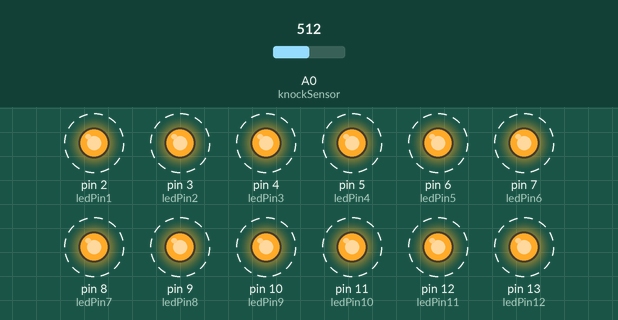
Simulated run of this sketch. Board: Arduino Uno, built with avr-gcc and run on an emulated ATmega328P. On the bench: output pins drawn as LEDs (lit = HIGH). Dashed ring = blinking. The test bench sets the inputs (shaded band); at power-on: A0 (knockSensor) = 512.

Above: at 1.25 s.
1.3 s: A0 (knockSensor) set to 63
4.3 s: A0 (knockSensor) set to 54
At 5.3 s:
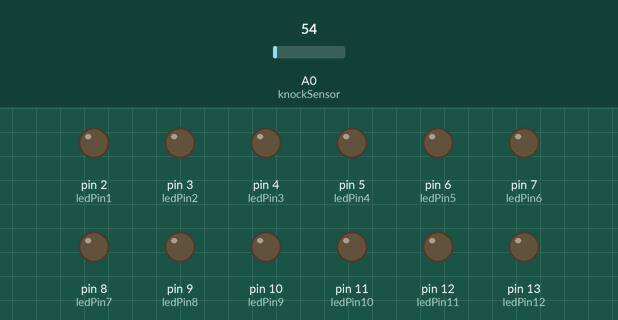
5.8 s: A0 (knockSensor) set to 70
At 6.05 s:
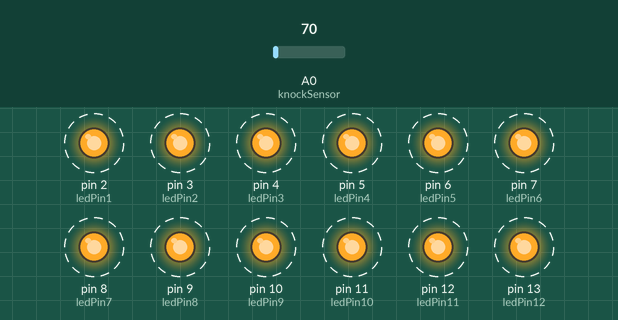
8.8 s: A0 (knockSensor) set to 50
Timing chart, 0 to 11.3 s (numbered marks = the images above; inputs shaded):
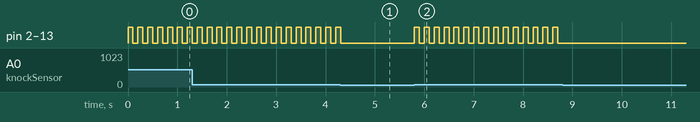

Measured:
- the behaviour switches between 60 and 59 on A0 (knockSensor) (found by bisection; images 0 and 1)
- after the input at 4.3 s, pin 2 (ledPin1), pin 3 (ledPin2), pin 4 (ledPin3), pin 5 (ledPin4), pin 6 (ledPin5), pin 7 (ledPin6), pin 8 (ledPin7), pin 9 (ledPin8), pin 10 (ledPin9), pin 11 (ledPin10), pin 12 (ledPin11), pin 13 (ledPin12): goes on until 4.3 s, then stays LOW
- after the input at 5.8 s, pin 2 (ledPin1), pin 3 (ledPin2), pin 4 (ledPin3), pin 5 (ledPin4), pin 6 (ledPin5), pin 7 (ledPin6), pin 8 (ledPin7), pin 9 (ledPin8), pin 10 (ledPin9), pin 11 (ledPin10), pin 12 (ledPin11), pin 13 (ledPin12): alternates HIGH for 0.10 s and LOW for 0.10 s, starting at once
- after the input at 8.8 s, pin 2 (ledPin1), pin 3 (ledPin2), pin 4 (ledPin3), pin 5 (ledPin4), pin 6 (ledPin5), pin 7 (ledPin6), pin 8 (ledPin7), pin 9 (ledPin8), pin 10 (ledPin9), pin 11 (ledPin10), pin 12 (ledPin11), pin 13 (ledPin12): stops changing and stays LOW
- by itself, pin 2 (ledPin1), pin 3 (ledPin2), pin 4 (ledPin3), pin 5 (ledPin4), pin 6 (ledPin5), pin 7 (ledPin6), pin 8 (ledPin7), pin 9 (ledPin8), pin 10 (ledPin9), pin 11 (ledPin10), pin 12 (ledPin11), pin 13 (ledPin12): alternates HIGH for 0.10 s and LOW for 0.10 s

The sketch:

piezo_caixa.ino
```cpp
const int ledPin1 = 2;
const int ledPin2 = 3;
const int ledPin3 = 4;
const int ledPin4 = 5;
const int ledPin5 = 6;
const int ledPin6 = 7;
const int ledPin7 = 8;
const int ledPin8 = 9;
const int ledPin9 = 10;
const int ledPin10 = 11;
const int ledPin11 = 12;
const int ledPin12 = 13;
const int knockSensor = A0;
const int threshold = 60;

int sensorReading = 0;
int ledState = LOW;

void setup() {
  pinMode(ledPin1, OUTPUT);
  pinMode(ledPin2, OUTPUT);
  pinMode(ledPin3, OUTPUT);
  pinMode(ledPin4, OUTPUT);
  pinMode(ledPin5, OUTPUT);
  pinMode(ledPin6, OUTPUT);
  pinMode(ledPin7, OUTPUT);
  pinMode(ledPin8, OUTPUT);
  pinMode(ledPin9, OUTPUT);
  pinMode(ledPin10, OUTPUT);
  pinMode(ledPin11, OUTPUT);
  pinMode(ledPin12, OUTPUT);
}

void loop() {
  sensorReading = analogRead(knockSensor);

  if (sensorReading >= threshold) {
    digitalWrite(ledPin1, HIGH);
    digitalWrite(ledPin2, HIGH);
    digitalWrite(ledPin3, HIGH);
    digitalWrite(ledPin4, HIGH);
    digitalWrite(ledPin5, HIGH);
    digitalWrite(ledPin6, HIGH);
    digitalWrite(ledPin7, HIGH);
    digitalWrite(ledPin8, HIGH);
    digitalWrite(ledPin9, HIGH);
    digitalWrite(ledPin10, HIGH);
    digitalWrite(ledPin11, HIGH);
    digitalWrite(ledPin12, HIGH);
    delay(100);
    digitalWrite(ledPin1, LOW);
    digitalWrite(ledPin2, LOW);
    digitalWrite(ledPin3, LOW);
    digitalWrite(ledPin4, LOW);
    digitalWrite(ledPin5, LOW);
    digitalWrite(ledPin6, LOW);
    digitalWrite(ledPin7, LOW);
    digitalWrite(ledPin8, LOW);
    digitalWrite(ledPin9, LOW);
    digitalWrite(ledPin10, LOW);
    digitalWrite(ledPin11, LOW);
    digitalWrite(ledPin12, LOW);
    delay(100);
  }
}
```
